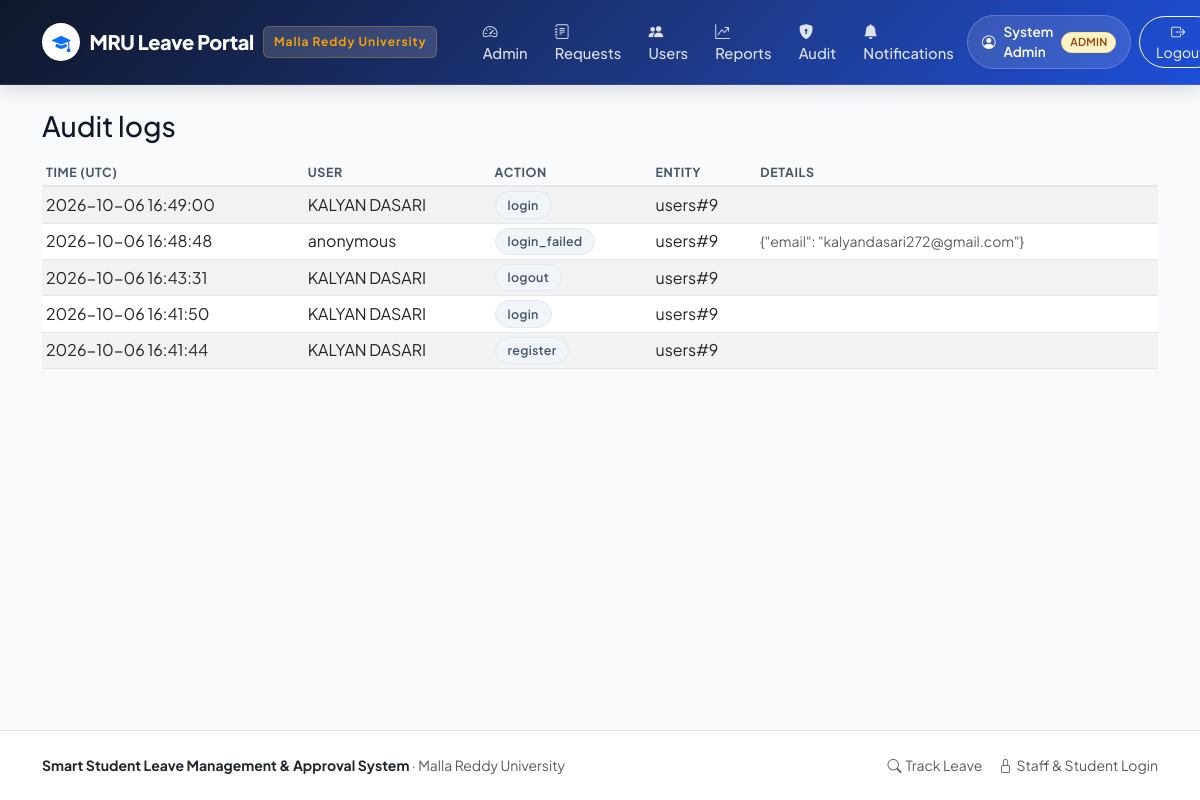
Before: /admin/audit (signed in) with the older database file.
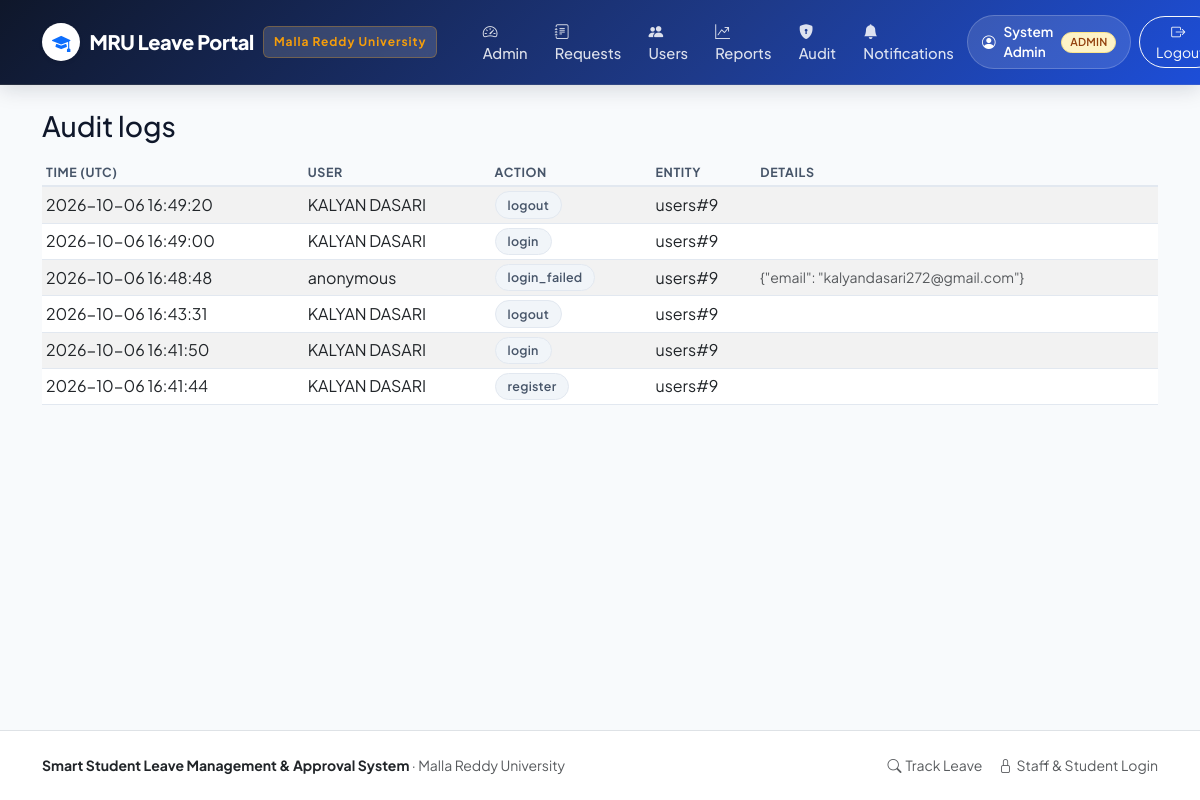
After: the same page with the newer database file.
### tables this page shows
CREATE TABLE users (
    id INTEGER PRIMARY KEY AUTOINCREMENT,
    name TEXT NOT NULL,
    roll_no TEXT,
    email TEXT NOT NULL COLLATE NOCASE UNIQUE,
    password_hash TEXT NOT NULL,
    role TEXT NOT NULL CHECK (role IN ('student', 'faculty', 'hod', 'admin')),
    department_id INTEGER REFERENCES departments(id),
    branch_id INTEGER REFERENCES branches(id),
    active INTEGER NOT NULL DEFAULT 1,
    created_at TEXT NOT NULL
);

CREATE TABLE audit_logs (
    id INTEGER PRIMARY KEY AUTOINCREMENT,
    user_id INTEGER REFERENCES users(id),
    action TEXT NOT NULL,
    entity TEXT,
    entity_id INTEGER,
    details TEXT NOT NULL DEFAULT '',
    created_at TEXT NOT NULL
);

### leave_management/admin_views.py (the view)
@bp.route("/audit")
@roles_required("admin")
def audit_logs():
    page = page_number(request.args.get("page"))
    per_page = 25
    total = query("SELECT COUNT(*) AS n FROM audit_logs", one=True)["n"]
    rows = query(
        """SELECT a.*, u.name AS user_name, u.email AS user_email
           FROM audit_logs a LEFT JOIN users u ON u.id = a.user_id
           ORDER BY a.created_at DESC, a.id DESC LIMIT ? OFFSET ?""",
        (per_page, (page - 1) * per_page),
    )
    return render_template("admin/audit.html", logs=rows, page=page, total=total, per_page=per_page)

### leave_management/db.py (called while the page is built)
def get_db() -> sqlite3.Connection:
    if "db" not in g:
        g.db = sqlite3.connect(current_app.config["DATABASE"])
        g.db.row_factory = sqlite3.Row
        g.db.execute("PRAGMA foreign_keys = ON")
    return g.db

def query(sql: str, args=(), one: bool = False):
    cur = get_db().execute(sql, args)
    rows = cur.fetchall()
    cur.close()
    if one:
        return rows[0] if rows else None
    return rows

### leave_management/notify.py (called while the page is built)
def unread_count(user_id) -> int:
    row = query(
        "SELECT COUNT(*) AS n FROM notifications WHERE recipient_id = ? AND is_read = 0 AND channel = 'in_app'",
        (user_id,),
        one=True,
    )
    return row["n"] if row else 0

### leave_management/security.py (called while the page is built)
def load_user():
    user_id = session.get("user_id")
    g.user = None
    if user_id:
        g.user = query(
            """SELECT u.*, d.name AS department_name, b.name AS branch_name
               FROM users u
               LEFT JOIN departments d ON d.id = u.department_id
               LEFT JOIN branches b ON b.id = u.branch_id
               WHERE u.id = ? AND u.active = 1""",
            (user_id,),
            one=True,
        )
        if g.user is None:
            session.pop("user_id", None)

def roles_required(*roles):
    def decorator(view):
        @wraps(view)
        def wrapper(*args, **kwargs):
            if g.user is None:
                flash("Please sign in to continue.", "warning")
                return redirect(url_for("auth.login", next=request.path))
            if g.user["role"] not in roles:
                abort(403)
            return view(*args, **kwargs)
        return wrapper
    return decorator

### leave_management/validators.py (called while the page is built)
def page_number(raw, default=1) -> int:
    try:
        return max(int(raw or default), 1)
    except (TypeError, ValueError):
        return default

### templates/admin/audit.html (shortened to what this page needs)
{% extends "base.html" %}
{% from "_macros.html" import pager %}
{% block content %}
<h3 class="mb-3">Audit logs</h3>
{% if not logs %}
<div class="alert alert-light border text-center py-5 text-muted">No audit entries recorded yet.</div>
{% else %}
<div class="table-responsive">
  <table class="table table-sm table-striped align-middle">
    <thead class="table-light"><tr><th>Time (UTC)</th><th>User</th><th>Action</th><th>Entity</th><th>Details</th></tr></thead>
    <tbody>
      {% for l in logs %}
      <tr>
        <td class="text-nowrap">{{ l.created_at }}</td>
        <td>{{ l.user_name or 'anonymous' }}</td>
        <td><span class="badge bg-secondary">{{ l.action }}</span></td>
        <td>{{ l.entity or '-' }}{% if l.entity_id %}#{{ l.entity_id }}{% endif %}</td>
        <td class="small text-muted">{{ l.details }}</td>
      </tr>
      {% endfor %}
    </tbody>
  </table>
</div>
{% endif %}
{% endblock %}

### templates/base.html (shortened to what this page needs)
<!DOCTYPE html>
<html lang="en">
<head>
  <link href="https://cdn.jsdelivr.net/npm/bootstrap@5.3.0/dist/css/bootstrap.min.css" rel="stylesheet">
  <link href="https://cdn.jsdelivr.net/npm/bootstrap-icons@1.11.3/font/bootstrap-icons.min.css" rel="stylesheet">
  <link href="{{ url_for('static', filename='styles.css') }}" rel="stylesheet">
</head>
<body>
<nav class="navbar navbar-expand-lg mru-navbar no-print">
  <div class="container">
    <a class="navbar-brand mru-brand-title" href="{{ url_for('main.dashboard') }}">
      <span class="d-inline-flex align-items-center justify-content-center bg-white text-primary rounded-circle shadow-sm" style="width: 38px; height: 38px; font-size: 1.15rem;">
        <i class="bi bi-mortarboard-fill"></i>
      </span>
      <span>MRU Leave Portal</span>
      <span class="mru-brand-badge d-none d-sm-inline-block">Malla Reddy University</span>
    </a>
    <div class="collapse navbar-collapse" id="nav">
      <ul class="navbar-nav me-auto ps-lg-3">
        {% if current_user %}
          {% if current_user.role == 'student' %}
            <li class="nav-item"><a class="nav-link" href="{{ url_for('student.dashboard') }}"><i class="bi bi-grid-fill me-1"></i> Dashboard</a></li>
            <li class="nav-item"><a class="nav-link" href="{{ url_for('student.new_request') }}"><i class="bi bi-file-earmark-plus-fill me-1"></i> Apply for Leave</a></li>
            <li class="nav-item"><a class="nav-link" href="{{ url_for('student.balances') }}"><i class="bi bi-clock-history me-1"></i> Leave Balance</a></li>
          {% elif current_user.role in ('faculty', 'hod') %}
            <li class="nav-item"><a class="nav-link" href="{{ url_for('review.dashboard') }}"><i class="bi bi-clipboard-check-fill me-1"></i> Review Queue</a></li>
          {% elif current_user.role == 'admin' %}
            <li class="nav-item"><a class="nav-link" href="{{ url_for('admin.dashboard') }}"><i class="bi bi-speedometer2 me-1"></i> Admin</a></li>
            <li class="nav-item"><a class="nav-link" href="{{ url_for('review.dashboard') }}"><i class="bi bi-journal-text me-1"></i> Requests</a></li>
            <li class="nav-item"><a class="nav-link" href="{{ url_for('admin.users') }}"><i class="bi bi-people-fill me-1"></i> Users</a></li>
            <li class="nav-item"><a class="nav-link" href="{{ url_for('admin.reports') }}"><i class="bi bi-graph-up-arrow me-1"></i> Reports</a></li>
            <li class="nav-item"><a class="nav-link" href="{{ url_for('admin.audit_logs') }}"><i class="bi bi-shield-lock-fill me-1"></i> Audit</a></li>
          {% endif %}
          <li class="nav-item">
            <a class="nav-link" href="{{ url_for('main.notifications') }}">
              <i class="bi bi-bell-fill me-1"></i> Notifications
            </a>
          </li>
        {% else %}
          <li class="nav-item"><a class="nav-link" href="{{ url_for('main.dashboard') }}"><i class="bi bi-house-door-fill me-1"></i> Home</a></li>
          <li class="nav-item"><a class="nav-link" href="{{ url_for('main.track') }}"><i class="bi bi-search me-1"></i> Track Leave</a></li>
        {% endif %}
      </ul>
      <ul class="navbar-nav align-items-lg-center gap-2">
        {% if current_user %}
          <li class="nav-item">
            <div class="user-pill">
              <i class="bi bi-person-circle"></i>
              <span>{{ current_user.name }}</span>
              <span class="badge bg-warning text-dark text-uppercase py-1 px-2" style="font-size: 0.68rem;">{{ current_user.role }}</span>
            </div>
          </li>
          <li class="nav-item">
            <form method="post" action="{{ url_for('auth.logout') }}" class="d-inline">
              <button class="btn btn-outline-light btn-sm px-3 rounded-pill">
                <i class="bi bi-box-arrow-right me-1"></i> Logout
              </button>
            </form>
          </li>
        {% endif %}
      </ul>
    </div>
  </div>
</nav>
<main class="container py-4">
  {% block content %}{% endblock %}
</main>
<footer class="mt-auto py-4 bg-white border-top text-muted small no-print">
  <div class="container d-flex flex-column flex-md-row justify-content-between align-items-center gap-2">
    <div>
      <strong class="text-dark">Smart Student Leave Management &amp; Approval System</strong> &middot; Malla Reddy University
    </div>
    <div class="d-flex gap-3">
      <a href="{{ url_for('main.track') }}" class="text-decoration-none text-muted"><i class="bi bi-search me-1"></i>Track Leave</a>
      <a href="{{ url_for('auth.login') }}" class="text-decoration-none text-muted"><i class="bi bi-lock me-1"></i>Staff &amp; Student Login</a>
    </div>
  </div>
</footer>
</body>
</html>

### static/styles.css (style rules this page uses)
:root { --primary: #1e40af; --primary-dark: #1e3a8a; --primary-light: #3b82f6; --primary-soft: #eff6ff; --primary-gradient: linear-gradient(135deg, #1e3a8a 0%, #2563eb 50%, #3b82f6 100%); --hero-gradient: linear-gradient(135deg, #0f172a 0%, #1e3a8a 60%, #1d4ed8 100%); --accent-gold: #f59e0b; --accent-gold-soft: #fef3c7; --success: #10b981; --warning: #f59e0b; --danger: #ef4444; --info: #06b6d4; --slate-50: #f8fafc; --slate-100: #f1f5f9; --slate-200: #e2e8f0; --slate-300: #cbd5e1; --slate-600: #475569; --slate-700: #334155; --slate-900: #0f172a; --shadow-sm: 0 1px 3px rgba(0, 0, 0, 0.06), 0 1px 2px rgba(0, 0, 0, 0.04); --shadow-md: 0 4px 6px -1px rgba(0, 0, 0, 0.07), 0 2px 4px -2px rgba(0, 0, 0, 0.05); --shadow-lg: 0 10px 25px -3px rgba(15, 23, 42, 0.08), 0 4px 10px -4px rgba(15, 23, 42, 0.04); --shadow-xl: 0 20px 30px -5px rgba(15, 23, 42, 0.12), 0 8px 12px -6px rgba(15, 23, 42, 0.06); --radius-sm: 0.375rem; --radius-md: 0.75rem; --radius-lg: 1rem; --radius-xl: 1.5rem; }
body { font-family: 'Plus Jakarta Sans', 'Inter', -apple-system, BlinkMacSystemFont, "Segoe UI", Roboto, sans-serif; background-color: var(--slate-50); color: var(--slate-900); min-height: 100vh; display: flex; flex-direction: column; -webkit-font-smoothing: antialiased; }
main { flex: 1 0 auto; }
.mru-navbar { background: var(--hero-gradient) !important; box-shadow: 0 4px 20px rgba(15, 23, 42, 0.15); border-bottom: 1px solid rgba(255, 255, 255, 0.1); padding: 0.75rem 0; }
.mru-brand-title { font-weight: 800; letter-spacing: -0.02em; font-size: 1.25rem; color: #ffffff !important; display: flex; align-items: center; gap: 0.6rem; }
.mru-brand-badge { background: rgba(255, 255, 255, 0.15); backdrop-filter: blur(8px); padding: 0.35rem 0.6rem; border-radius: var(--radius-sm); font-size: 0.75rem; font-weight: 700; letter-spacing: 0.08em; color: var(--accent-gold); border: 1px solid rgba(245, 158, 11, 0.3); }
.nav-link { font-weight: 500; font-size: 0.92rem; color: rgba(255, 255, 255, 0.85) !important; padding: 0.5rem 0.85rem !important; border-radius: 0.5rem; transition: all 0.2s ease; }
.user-pill { background: rgba(255, 255, 255, 0.12); border: 1px solid rgba(255, 255, 255, 0.2); padding: 0.35rem 0.85rem; border-radius: 9999px; color: #ffffff; font-size: 0.85rem; font-weight: 600; display: flex; align-items: center; gap: 0.5rem; }
.badge { font-weight: 600; letter-spacing: 0.02em; padding: 0.4rem 0.75rem; border-radius: 9999px; font-size: 0.78rem; }
.badge.bg-warning, .badge-pending { background-color: #fef3c7 !important; color: #92400e !important; border: 1px solid #fde68a; }
.badge.bg-secondary, .badge-cancelled, .badge-draft { background-color: #f1f5f9 !important; color: #475569 !important; border: 1px solid #e2e8f0; }
.table { border-color: var(--slate-200); }
.table thead th { background-color: var(--slate-50); color: var(--slate-600); font-size: 0.78rem; font-weight: 700; text-transform: uppercase; letter-spacing: 0.05em; border-bottom: 2px solid var(--slate-200); }

Changed rows visible on the page:
added audit_logs: created_at "2026-10-06 16:49:20", name "KALYAN DASARI", action "logout", entity "users", entity_id "9"
